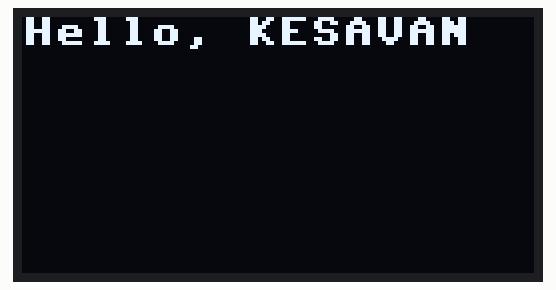
Bench run of a program on a simulated Raspberry Pi Pico running MicroPython. Shown: 128×64 one-colour display. What the program prints to the serial console is not drawn. At 0.1 s the program stops and its outputs stay as they are.

Above: at 0.1 s.

The program:

OLED.py
```python
import ssd1306
import time
from machine import Pin, I2C

# Initialize I2C
i2c = I2C(0, scl=Pin(9), sda=Pin(8), freq=400000)

# OLED Init
oled = ssd1306.SSD1306_I2C(128, 64, i2c, addr=0x3C)

# Clear OLED
oled.fill(0)

# Display text
oled.text("Hello, KESAVAN", 0, 0)

# Update display
oled.show()
print(oled.text)
```
